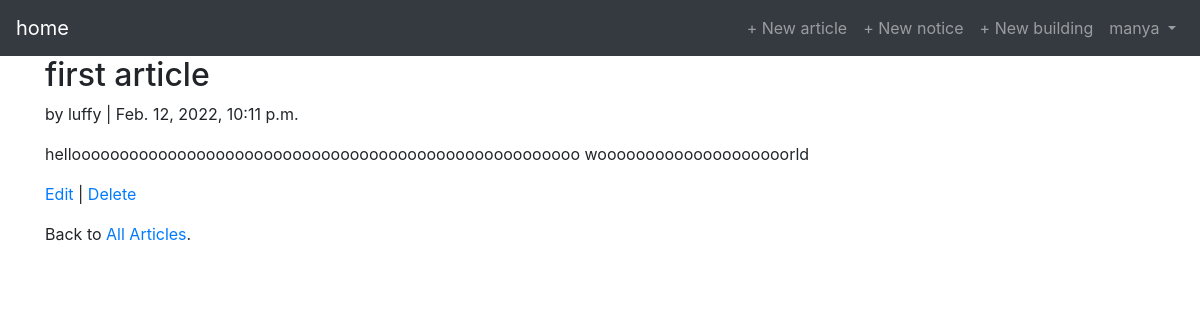
The app's page /articles/1/ (signed in) with its own data.
### accounts/models.py (models this page shows)
class CustomUser(AbstractUser):
    age = models.PositiveIntegerField(null=True, blank=True)
    phonenumber=models.CharField(max_length=255,null=True)

### articles/models.py (models this page shows, shortened)
class Article(models.Model):
    title=models.CharField(max_length=255)
    body = models.TextField()
    date = models.DateTimeField(auto_now_add=True)
    author = models.ForeignKey(
        get_user_model(),
        on_delete=models.CASCADE,
    )
    issolved=models.BooleanField(default=False)

### articles/views.py (the view)
class ArticleDetailView(LoginRequiredMixin ,DetailView): # new
    model = Article
    template_name = 'article_detail.html'

### templates/article_detail.html
{% extends 'base.html' %}
{% block content %}
<div class="article-entry">
<h2>{{ object.title }}</h2>
<p>by {{ object.author }} | {{ object.date }}</p>
<p>{{ object.body }}</p>
</div>
<p><a href="{% url 'article_edit' article.pk %}">Edit</a> |
<a href="{% url 'article_delete' article.pk %}">Delete</a></p>
<p>Back to <a href="{% url 'article_list' %}">All Articles</a>.</p>
{% endblock content %}

### templates/base.html (shortened to what this page needs)
<!DOCTYPE html>
<html>
<head>
    <link rel="stylesheet" href="https://cdn.jsdelivr.net/npm/bootstrap@4.5.3/dist/css/bootstrap.min.css"
>
</head>
<body>
    <nav class="navbar navbar-expand-lg navbar-dark bg-dark">
        <a class="navbar-brand" href="{% url 'home' %}">home</a>
        <div class="collapse navbar-collapse" id="navbarSupportedContent">
            {% if user.is_authenticated %}
            <ul class="navbar-nav ml-auto">
                <li><a href="{% url 'article_new' %}" class="nav-link px-2 link-dark">+ New article</a></li>
                {% if user.is_superuser or user.is_stuff %}
                <li><a href="{% url 'notice_new' %}" class="nav-link px-2 link-dark">+ New notice</a></li>
                {% endif %}
                {% if user.is_superuser %}
                <li><a href="{% url 'building_new' %}" class="nav-link px-2 link-dark">+ New building</a></li>
                {% endif %}
                <li class="nav-item">
                    <a class="nav-link dropdown-toggle" href="#" id="navbarDropdown" role="button"
                        data-toggle="dropdown" aria-haspopup="true" aria-expanded="false">
                        {{ user.username }}
                    </a>
                </li>
            </ul>
            {% endif %}
        </div>
    </nav>
    <main>
        <div class="container">
            {% block content %}
            {% endblock content %}
        </div>
    </main>
</body>
</html>

### records on screen
CustomUser: username "manya"
Article: title "first article", author "luffy", date "Feb. 12, 2022, 10:11 p.m.", body "hellooooooooooooooooooooooooooooooooooooooooooooooooooooo woooooooooooooooooooorld"
